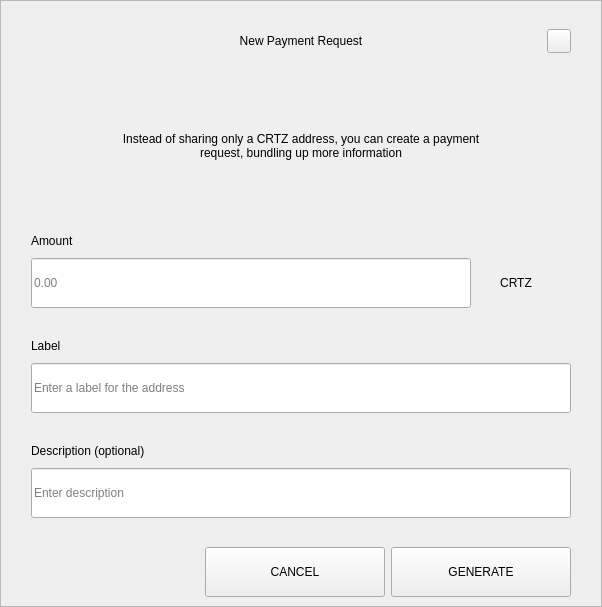
<?xml version="1.0" encoding="UTF-8"?>
<ui version="4.0">
 <class>RequestDialog</class>
 <widget class="QDialog" name="RequestDialog">
  <property name="geometry">
   <rect>
    <x>0</x>
    <y>0</y>
    <width>602</width>
    <height>607</height>
   </rect>
  </property>
  <property name="windowTitle">
   <string>Dialog</string>
  </property>
  <layout class="QVBoxLayout" name="verticalLayout_5">
   <property name="spacing">
    <number>0</number>
   </property>
   <property name="leftMargin">
    <number>0</number>
   </property>
   <property name="topMargin">
    <number>0</number>
   </property>
   <property name="rightMargin">
    <number>0</number>
   </property>
   <property name="bottomMargin">
    <number>0</number>
   </property>
   <item>
    <widget class="QFrame" name="frame">
     <property name="styleSheet">
      <string notr="true"/>
     </property>
     <property name="frameShape">
      <enum>QFrame::StyledPanel</enum>
     </property>
     <property name="frameShadow">
      <enum>QFrame::Raised</enum>
     </property>
     <layout class="QVBoxLayout" name="verticalLayout_4" stretch="1,0,0">
      <property name="spacing">
       <number>0</number>
      </property>
      <property name="leftMargin">
       <number>30</number>
      </property>
      <property name="topMargin">
       <number>20</number>
      </property>
      <property name="rightMargin">
       <number>30</number>
      </property>
      <property name="bottomMargin">
       <number>0</number>
      </property>
      <item>
       <layout class="QHBoxLayout" name="horizontalLayout_3">
        <property name="spacing">
         <number>0</number>
        </property>
        <item>
         <spacer name="horizontalSpacer_21">
          <property name="orientation">
           <enum>Qt::Horizontal</enum>
          </property>
          <property name="sizeHint" stdset="0">
           <size>
            <width>40</width>
            <height>20</height>
           </size>
          </property>
         </spacer>
        </item>
        <item>
         <widget class="QLabel" name="labelTitle">
          <property name="minimumSize">
           <size>
            <width>0</width>
            <height>40</height>
           </size>
          </property>
          <property name="maximumSize">
           <size>
            <width>16777215</width>
            <height>40</height>
           </size>
          </property>
          <property name="styleSheet">
           <string notr="true">padding-left:24px;</string>
          </property>
          <property name="text">
           <string>New Payment Request</string>
          </property>
          <property name="alignment">
           <set>Qt::AlignCenter</set>
          </property>
          <property name="margin">
           <number>7</number>
          </property>
         </widget>
        </item>
        <item>
         <spacer name="horizontalSpacer">
          <property name="orientation">
           <enum>Qt::Horizontal</enum>
          </property>
          <property name="sizeHint" stdset="0">
           <size>
            <width>40</width>
            <height>20</height>
           </size>
          </property>
         </spacer>
        </item>
        <item>
         <widget class="QPushButton" name="btnEsc">
          <property name="minimumSize">
           <size>
            <width>24</width>
            <height>24</height>
           </size>
          </property>
          <property name="maximumSize">
           <size>
            <width>24</width>
            <height>24</height>
           </size>
          </property>
          <property name="focusPolicy">
           <enum>Qt::NoFocus</enum>
          </property>
          <property name="text">
           <string/>
          </property>
         </widget>
        </item>
       </layout>
      </item>
      <item>
       <widget class="QStackedWidget" name="stack">
        <property name="minimumSize">
         <size>
          <width>540</width>
          <height>0</height>
         </size>
        </property>
        <property name="maximumSize">
         <size>
          <width>540</width>
          <height>16777215</height>
         </size>
        </property>
        <property name="currentIndex">
         <number>0</number>
        </property>
        <widget class="QWidget" name="page_1">
         <property name="minimumSize">
          <size>
           <width>540</width>
           <height>0</height>
          </size>
         </property>
         <property name="maximumSize">
          <size>
           <width>540</width>
           <height>16777215</height>
          </size>
         </property>
         <layout class="QVBoxLayout" name="layout1">
          <property name="spacing">
           <number>0</number>
          </property>
          <property name="leftMargin">
           <number>0</number>
          </property>
          <property name="topMargin">
           <number>0</number>
          </property>
          <property name="rightMargin">
           <number>0</number>
          </property>
          <property name="bottomMargin">
           <number>0</number>
          </property>
          <item>
           <spacer name="verticalSpacer_21">
            <property name="orientation">
             <enum>Qt::Vertical</enum>
            </property>
            <property name="sizeType">
             <enum>QSizePolicy::Fixed</enum>
            </property>
            <property name="sizeHint" stdset="0">
             <size>
              <width>20</width>
              <height>30</height>
             </size>
            </property>
           </spacer>
          </item>
          <item alignment="Qt::AlignHCenter">
           <widget class="QLabel" name="labelMessage">
            <property name="minimumSize">
             <size>
              <width>400</width>
              <height>50</height>
             </size>
            </property>
            <property name="text">
             <string>Instead of sharing only a CRTZ address, you can create a payment request, bundling up more information</string>
            </property>
            <property name="alignment">
             <set>Qt::AlignCenter</set>
            </property>
            <property name="wordWrap">
             <bool>true</bool>
            </property>
           </widget>
          </item>
          <item alignment="Qt::AlignBottom">
           <widget class="QWidget" name="containerAmount" native="true">
            <layout class="QVBoxLayout" name="verticalLayout">
             <property name="spacing">
              <number>9</number>
             </property>
             <property name="leftMargin">
              <number>0</number>
             </property>
             <property name="topMargin">
              <number>0</number>
             </property>
             <property name="rightMargin">
              <number>0</number>
             </property>
             <property name="bottomMargin">
              <number>0</number>
             </property>
             <item>
              <widget class="QLabel" name="labelSubtitleAmount">
               <property name="minimumSize">
                <size>
                 <width>350</width>
                 <height>16</height>
                </size>
               </property>
               <property name="maximumSize">
                <size>
                 <width>16777215</width>
                 <height>16</height>
                </size>
               </property>
               <property name="text">
                <string>Amount</string>
               </property>
              </widget>
             </item>
             <item alignment="Qt::AlignTop">
              <widget class="QWidget" name="layoutAmount" native="true">
               <layout class="QHBoxLayout" name="horizontalLayout" stretch="2,0">
                <property name="spacing">
                 <number>0</number>
                </property>
                <property name="leftMargin">
                 <number>0</number>
                </property>
                <property name="topMargin">
                 <number>0</number>
                </property>
                <property name="rightMargin">
                 <number>0</number>
                </property>
                <property name="bottomMargin">
                 <number>0</number>
                </property>
                <item>
                 <widget class="QLineEdit" name="lineEditAmount">
                  <property name="minimumSize">
                   <size>
                    <width>0</width>
                    <height>50</height>
                   </size>
                  </property>
                  <property name="maximumSize">
                   <size>
                    <width>16777215</width>
                    <height>50</height>
                   </size>
                  </property>
                  <property name="placeholderText">
                   <string notr="true">0.00</string>
                  </property>
                 </widget>
                </item>
                <item>
                 <widget class="QWidget" name="comboContainer" native="true">
                  <property name="minimumSize">
                   <size>
                    <width>100</width>
                    <height>50</height>
                   </size>
                  </property>
                  <property name="maximumSize">
                   <size>
                    <width>16777215</width>
                    <height>50</height>
                   </size>
                  </property>
                  <layout class="QHBoxLayout" name="horizontalLayout_31">
                   <property name="spacing">
                    <number>0</number>
                   </property>
                   <property name="leftMargin">
                    <number>0</number>
                   </property>
                   <property name="topMargin">
                    <number>0</number>
                   </property>
                   <property name="rightMargin">
                    <number>10</number>
                   </property>
                   <property name="bottomMargin">
                    <number>0</number>
                   </property>
                   <item>
                    <widget class="QLabel" name="comboBoxCoin">
                     <property name="text">
                      <string>CRTZ</string>
                     </property>
                     <property name="alignment">
                      <set>Qt::AlignCenter</set>
                     </property>
                    </widget>
                   </item>
                  </layout>
                 </widget>
                </item>
               </layout>
              </widget>
             </item>
            </layout>
           </widget>
          </item>
          <item>
           <spacer name="verticalSpacer_31">
            <property name="orientation">
             <enum>Qt::Vertical</enum>
            </property>
            <property name="sizeType">
             <enum>QSizePolicy::Fixed</enum>
            </property>
            <property name="sizeHint" stdset="0">
             <size>
              <width>20</width>
              <height>30</height>
             </size>
            </property>
           </spacer>
          </item>
          <item>
           <layout class="QVBoxLayout" name="verticalLayoutLabel">
            <property name="spacing">
             <number>9</number>
            </property>
            <item>
             <widget class="QLabel" name="labelSubtitleLabel">
              <property name="minimumSize">
               <size>
                <width>0</width>
                <height>16</height>
               </size>
              </property>
              <property name="maximumSize">
               <size>
                <width>16777215</width>
                <height>16</height>
               </size>
              </property>
              <property name="text">
               <string>Label</string>
              </property>
             </widget>
            </item>
            <item>
             <widget class="QLineEdit" name="lineEditLabel">
              <property name="minimumSize">
               <size>
                <width>0</width>
                <height>50</height>
               </size>
              </property>
              <property name="maximumSize">
               <size>
                <width>16777215</width>
                <height>50</height>
               </size>
              </property>
              <property name="placeholderText">
               <string>Enter a label for the address</string>
              </property>
             </widget>
            </item>
           </layout>
          </item>
          <item>
           <spacer name="verticalSpacer_34">
            <property name="orientation">
             <enum>Qt::Vertical</enum>
            </property>
            <property name="sizeType">
             <enum>QSizePolicy::Fixed</enum>
            </property>
            <property name="sizeHint" stdset="0">
             <size>
              <width>20</width>
              <height>30</height>
             </size>
            </property>
           </spacer>
          </item>
          <item>
           <layout class="QVBoxLayout" name="verticalLayoutDescription">
            <property name="spacing">
             <number>9</number>
            </property>
            <item>
             <widget class="QLabel" name="labelSubtitleDescription">
              <property name="minimumSize">
               <size>
                <width>0</width>
                <height>16</height>
               </size>
              </property>
              <property name="maximumSize">
               <size>
                <width>16777215</width>
                <height>16</height>
               </size>
              </property>
              <property name="text">
               <string>Description (optional)</string>
              </property>
             </widget>
            </item>
            <item>
             <widget class="QLineEdit" name="lineEditDescription">
              <property name="minimumSize">
               <size>
                <width>0</width>
                <height>50</height>
               </size>
              </property>
              <property name="maximumSize">
               <size>
                <width>16777215</width>
                <height>50</height>
               </size>
              </property>
              <property name="placeholderText">
               <string>Enter description</string>
              </property>
             </widget>
            </item>
            <item>
             <spacer name="verticalSpacer_4">
              <property name="orientation">
               <enum>Qt::Vertical</enum>
              </property>
              <property name="sizeType">
               <enum>QSizePolicy::Fixed</enum>
              </property>
              <property name="sizeHint" stdset="0">
               <size>
                <width>20</width>
                <height>20</height>
               </size>
              </property>
             </spacer>
            </item>
           </layout>
          </item>
         </layout>
        </widget>
        <widget class="QWidget" name="page_2">
         <layout class="QVBoxLayout" name="layout2">
          <item>
           <spacer name="verticalSpacer_5">
            <property name="orientation">
             <enum>Qt::Vertical</enum>
            </property>
            <property name="sizeType">
             <enum>QSizePolicy::Fixed</enum>
            </property>
            <property name="sizeHint" stdset="0">
             <size>
              <width>20</width>
              <height>50</height>
             </size>
            </property>
           </spacer>
          </item>
          <item alignment="Qt::AlignHCenter">
           <widget class="QLabel" name="labelQrImg">
            <property name="minimumSize">
             <size>
              <width>260</width>
              <height>260</height>
             </size>
            </property>
            <property name="maximumSize">
             <size>
              <width>260</width>
              <height>260</height>
             </size>
            </property>
            <property name="text">
             <string/>
            </property>
            <property name="alignment">
             <set>Qt::AlignCenter</set>
            </property>
           </widget>
          </item>
          <item>
           <spacer name="verticalSpacer_2">
            <property name="orientation">
             <enum>Qt::Vertical</enum>
            </property>
            <property name="sizeType">
             <enum>QSizePolicy::Fixed</enum>
            </property>
            <property name="sizeHint" stdset="0">
             <size>
              <width>20</width>
              <height>30</height>
             </size>
            </property>
           </spacer>
          </item>
          <item alignment="Qt::AlignHCenter">
           <widget class="QLabel" name="labelAddress">
            <property name="text">
             <string>D7VFR83SQbiezrW72hjcWJtcfip5krte2Z </string>
            </property>
           </widget>
          </item>
          <item>
           <spacer name="verticalSpacer_32">
            <property name="orientation">
             <enum>Qt::Vertical</enum>
            </property>
            <property name="sizeType">
             <enum>QSizePolicy::Expanding</enum>
            </property>
            <property name="sizeHint" stdset="0">
             <size>
              <width>20</width>
              <height>20</height>
             </size>
            </property>
           </spacer>
          </item>
          <item>
           <layout class="QHBoxLayout" name="horizontal">
            <property name="leftMargin">
             <number>20</number>
            </property>
            <property name="rightMargin">
             <number>20</number>
            </property>
            <property name="bottomMargin">
             <number>20</number>
            </property>
            <item>
             <spacer name="horizontalSpacer_4">
              <property name="orientation">
               <enum>Qt::Horizontal</enum>
              </property>
              <property name="sizeHint" stdset="0">
               <size>
                <width>40</width>
                <height>20</height>
               </size>
              </property>
             </spacer>
            </item>
            <item>
             <widget class="QPushButton" name="btnCopyAddress">
              <property name="minimumSize">
               <size>
                <width>180</width>
                <height>50</height>
               </size>
              </property>
              <property name="text">
               <string>COPY ADDRESS</string>
              </property>
             </widget>
            </item>
            <item>
             <widget class="QPushButton" name="btnCopyUrl">
              <property name="minimumSize">
               <size>
                <width>180</width>
                <height>50</height>
               </size>
              </property>
              <property name="text">
               <string>COPY URL</string>
              </property>
             </widget>
            </item>
            <item>
             <spacer name="horizontalSpacer_2">
              <property name="orientation">
               <enum>Qt::Horizontal</enum>
              </property>
              <property name="sizeHint" stdset="0">
               <size>
                <width>40</width>
                <height>20</height>
               </size>
              </property>
             </spacer>
            </item>
           </layout>
          </item>
         </layout>
        </widget>
       </widget>
      </item>
      <item>
       <widget class="QWidget" name="buttonsStack" native="true">
        <layout class="QHBoxLayout" name="horizontalLayout_5">
         <property name="leftMargin">
          <number>20</number>
         </property>
         <property name="rightMargin">
          <number>0</number>
         </property>
         <item>
          <spacer name="horizontalSpacer_41">
           <property name="orientation">
            <enum>Qt::Horizontal</enum>
           </property>
           <property name="sizeHint" stdset="0">
            <size>
             <width>40</width>
             <height>20</height>
            </size>
           </property>
          </spacer>
         </item>
         <item>
          <widget class="QPushButton" name="btnCancel">
           <property name="minimumSize">
            <size>
             <width>180</width>
             <height>50</height>
            </size>
           </property>
           <property name="focusPolicy">
            <enum>Qt::NoFocus</enum>
           </property>
           <property name="text">
            <string>CANCEL</string>
           </property>
          </widget>
         </item>
         <item>
          <widget class="QPushButton" name="btnSave">
           <property name="minimumSize">
            <size>
             <width>180</width>
             <height>50</height>
            </size>
           </property>
           <property name="focusPolicy">
            <enum>Qt::NoFocus</enum>
           </property>
           <property name="text">
            <string>GENERATE</string>
           </property>
          </widget>
         </item>
        </layout>
       </widget>
      </item>
     </layout>
    </widget>
   </item>
  </layout>
 </widget>
 <resources/>
 <connections/>
</ui>
